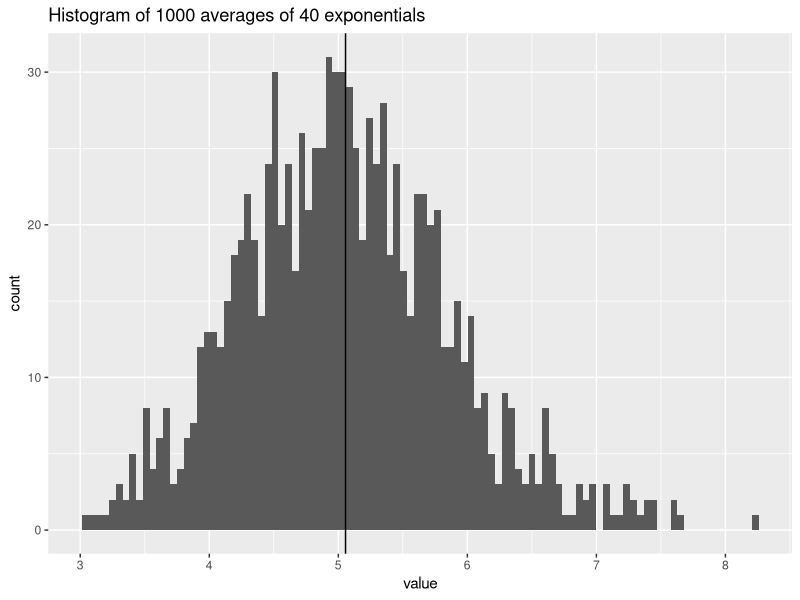

R code for this plot:
## ---- chunk 1
knitr::opts_chunk$set(echo = TRUE)

library(ggplot2)
library(gridExtra)
library(dplyr)
set.seed(1337)
## ---- chunk 2
dosim <- function(numsim=1000, lambda=0.2, samplesize=40){
   datamatrix <- matrix(rexp(samplesize*numsim,lambda), nrow=numsim)
    df <- data.frame(datamatrix)
    df_avg <- rowMeans(df) 
    return(df_avg)
}
## ---- chunk 3
lambda <- 0.2
numsim <- 1000
samplesize <- 40
df_avg <- dosim(numsim, lambda, samplesize)
samplemean <- mean(df_avg)
## ---- chunk 4
g <- ggplot(data=data.frame(df_avg), aes(df_avg)) + 
    geom_histogram(bins=100) + 
    geom_vline(xintercept=samplemean) + 
    labs(title="Histogram of 1000 averages of 40 exponentials", x="value")
g
## ---- chunk 5
sample_var <- var(df_avg)
theo_var <- (1/lambda^2)/40
